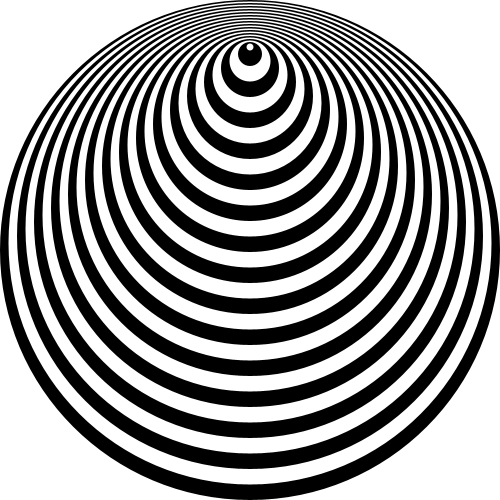
Frame 1 (no input)
Frame 2 (the mouse pressed at the canvas centre, redrawn once): identical to frame 1, image omitted

The Processing sketch that drew this single still picture (run headless with seeded random() and noise(); the mouse was pressed at the canvas centre and the sketch redrawn once):

// Processing sketch: processing_10056
// ── processing_10056.pde

boolean flip = false;


void setup()
{
  size (500, 500);
  background(255);
  smooth();

}



void draw()
{
 background(255);
  noStroke();
  fill(0);
  
        for ( float i = 0; i <= height; i+=17) 
     {
      ellipse(width/2, height/2, width-i, height-i);
      translate(0,-7);
      fill( 255 );
        if(flip)
          fill(0);
          flip = !flip;
noLoop();
}
}
